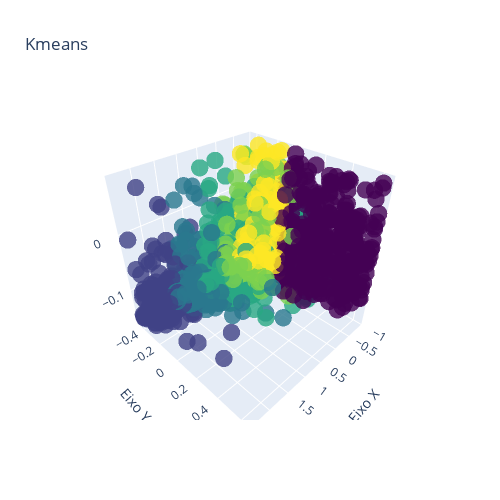

Notebook code for this chart:
### Code cell
agrupando_perfis_de_clientes.gráfico_clusters_scatterplot3d_interativo(
    data=[df_rfv['Recency'],df_rfv['Frequency'],df_rfv['MonetaryValue']],
    labels=labels,
    figsize=(500,500),
    titulo='Kmeans'
)

### Figure 1 — Plotly figure (JSON) as saved in the notebook; plotly's stock layout.template omitted (floating-point values rounded to 4 significant figures; data arrays with more than 128 entries replaced by an {"elided": "..."} marker saying what was removed)
{"data": [{"marker": {"color": {"elided": "3592 int values"}, "colorscale": [[0, "#440154"], [0.1111, "#482878"], [0.2222, "#3e4989"], [0.3333, "#31688e"], [0.4444, "#26828e"], [0.5556, "#1f9e89"], [0.6667, "#35b779"], [0.7778, "#6ece58"], [0.8889, "#b5de2b"], [1, "#fde725"]], "opacity": 0.8, "size": 6}, "mode": "markers", "type": "scatter3d", "x": {"elided": "3592 float values"}, "y": {"elided": "3592 float values"}, "z": {"elided": "3592 float values"}}], "layout": {"height": 500, "scene": {"xaxis": {"title": {"text": "Eixo X"}}, "yaxis": {"title": {"text": "Eixo Y"}}, "zaxis": {"title": {"text": "Eixo Z"}}}, "title": {"text": "Kmeans"}, "width": 500}}
